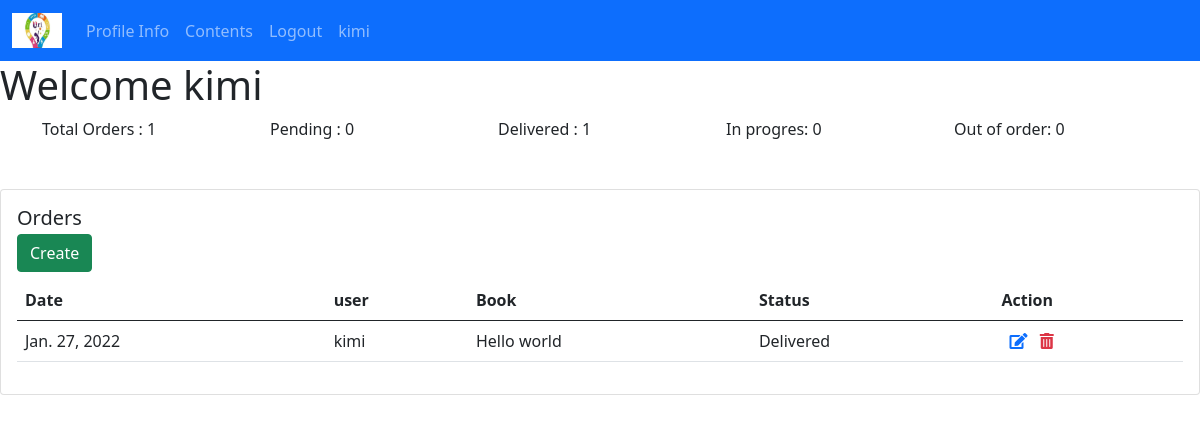
Before: /userProfile (signed in) with the older database file.
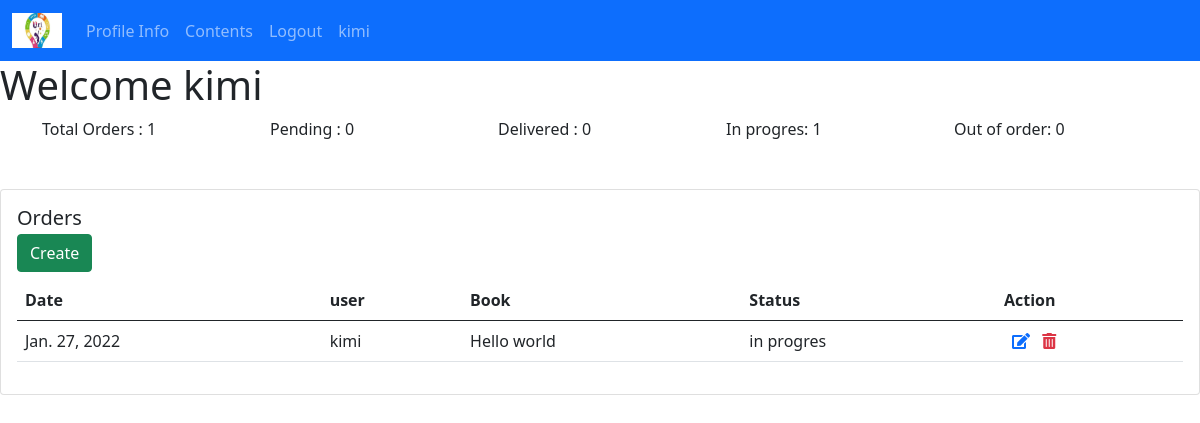
After: the same page with the newer database file.
### bookstore/models.py (models this page shows, shortened)
class Order(models.Model):
    STATUS= {
        ('Pending','Pending'),
        ('Delivered','Delivered'),
        ('in progres','in progres'),
        ('Out of order','Out of order')
    }
    customer = models.ForeignKey(Customer, null=True, on_delete=models.SET_NULL)
    book = models.ForeignKey(Book, null=True, on_delete=models.SET_NULL)
    tag = models.ManyToManyField(Tag)
    date_created = models.DateField(auto_now_add=True, null=True)
    status = models.CharField(max_length=200, null=True, choices=STATUS)

class Customer(models.Model):
    user = models.OneToOneField(User, null=True, on_delete=models.CASCADE)
    name = models.CharField(max_length=190, null=True)
    email = models.CharField(max_length=190, null=True)
    phone = models.CharField(max_length=190, null=True)
    age = models.CharField(max_length=190, null=True)
    avatar = models.ImageField(blank = True, null=True, default='avatar.png')
    date_created = models.DateField(auto_now_add=True, null=True)
    def __str__ (self):
        return self.name

class Book(models.Model):
    CATEGORY= {
        ('Classic','Classic'),
        ('Comic','Comic'),
        ('Fantasy','Fantasy'),
        ('Horror','Horror')
    }
    name = models.CharField(max_length=190, null=True)
    author =  models.CharField(max_length=190, null=True)
    url =  models.URLField(max_length=300, null=True)
    category =  models.CharField(max_length=190, null=True, choices=CATEGORY)
    description =  models.CharField(max_length=200, null=True)
    date_created = models.DateField(auto_now_add=True, null=True)
    tag = models.ManyToManyField(Tag)
    def __str__ (self):
        return self.name

### bookstore/decorators.py (the view)
        def wrapper_func(request, *args,**kwargs):
            group = None
            if request.user.groups.exists():
                group = request.user.groups.all()[0].name
            if group in allowedGroups:
                return view_func(request, *args,**kwargs)
            else:
                return redirect('userProfile')

### bookstore/views.py (called while the page is built)
@allowedUsers(allowedGroups=['customer'])
def userProfile(request):
    orders = request.user.customer.order_set.all()
    t_orders = orders.count()
    p_orders = orders.filter(status='Pending').count()
    d_orders = orders.filter(status='Delivered').count()
    in_orders = orders.filter(status='in progres').count()
    out_orders = orders.filter(status='Out of order').count()
    context = {
               'orders' : orders,
                't_orders' : t_orders,
                'p_orders' : p_orders,
                'd_orders' : d_orders,
                'in_orders' : in_orders,
                'out_orders' : out_orders
              }
    return render(request,'bookstore-templates/userProfile.html',context)

### bookstore/templates/bookstore-templates/userProfile.html (shortened to what this page needs)
{% extends 'bookstore-templates/dashboard.html'  %}
{% block content %}
<h1>Welcome {{request.user}} </h1>
<div class="container pb-5">
  <div class="row">
<br>
    <div class="col">
     Total Orders  : {{t_orders}}
    </div>
    <div class="col">
      Pending : {{p_orders}}
    </div>
    <div class="col">
      Delivered : {{d_orders}}
    </div>
    <div class="col">
      In progres: {{in_orders}}
    </div>
    <div class="col">
      Out of order: {{out_orders}}
    </div>
  </div>
</div>
<div class="col">
    <div class="card">
        <div class="card-body">
          <h5 class="card-title">Orders</h5>
          <h6 class="card-subtitle mb-2 text-muted"><a href="{% url 'create'%}" class="btn btn-success">Create</a></h6>
          <table class="table">
            <thead>
              <tr>
                <th scope="col">Date</th>
                <th scope="col">user</th>
                <th scope="col">Book</th>
                <th scope="col">Status</th>
                <th scope="col">Action</th>
              </tr>
            </thead>
            <tbody>
                {% for item in orders%}
                 <tr>
                <td>{{item.date_created}}</td>
                <td>{{item.customer}}</td>
                <td>{{item.book}}</td>
                <td>{{item.status}}</td>
                <td>
                    <a class="p-2" href="{% url 'update' item.id %}" ><i class="fas fa-edit"></i></a>
                    <a class="text-danger" href="{% url 'delete' item.id %}"><i class="fas fa-trash-alt"></i></a>
                </td>
                 </tr>
                {% endfor %}
            </tbody>
          </table>
        </div>
      </div>
  </div>
{% endblock %}

Changed rows visible on the page:
changed Order "kimi": status "Delivered" → "in progres"
Other visible differences:
{{ d_orders }}: "1" → "0"
{{ in_orders }}: "0" → "1"
